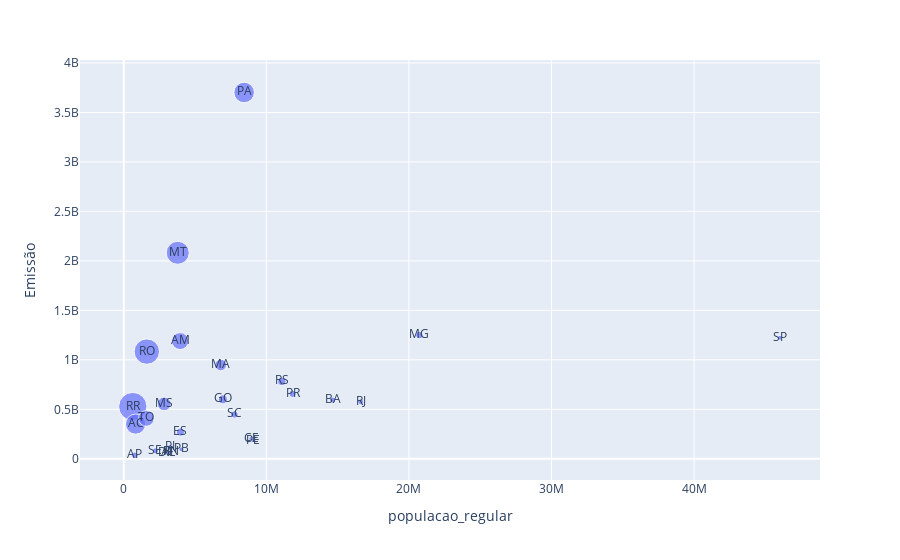

The notebook cell saved with this chart:
### Code cell
px.scatter(data_frame = dados_agrupados, x = 'populacao_regular', y = 'Emissão', text = 'UF', size = 'emissao_per_capita')

### Figure 1 — Plotly figure (JSON) as saved in the notebook; plotly's stock layout.template omitted (floating-point values rounded to 4 significant figures)
{"data": [{"hovertemplate": "populacao_regular=%{x}<br>Emissão=%{y}<br>emissao_per_capita=%{marker.size}<br>UF=%{text}<extra></extra>", "legendgroup": "", "marker": {"color": "#636efa", "size": [832.1, 670.3, 550.1, 438.4, 422.5, 301.0, 257.7, 195.9, 139.3, 86.44, 70.48, 67.86, 60.32, 57.77, 55.49, 46.09, 40.47, 36.71, 35.07, 34.71, 26.58, 23.65, 22.77, 21.86, 20.29, 20.03, 19.39], "sizemode": "area", "sizeref": 2.08, "symbol": "circle"}, "mode": "markers+text", "name": "", "orientation": "v", "showlegend": false, "text": ["RR", "RO", "MT", "PA", "AC", "AM", "TO", "MS", "MA", "GO", "RS", "ES", "MG", "SC", "PR", "AP", "BA", "SE", "PI", "RJ", "SP", "PB", "CE", "RN", "PE", "AL", "DF"], "type": "scatter", "x": [634805, 1616379, 3784239, 8442962, 829780, 3952262, 1584306, 2833742, 6800605, 6950976, 11088065, 3975100, 20732660, 7762154, 11835379, 774268, 14659023, 2211868, 3270174, 16615526, 46024937, 4030961, 8936431, 3303953, 9051113, 3125254, 2923369], "xaxis": "x", "y": [528200000.0, 1084000000.0, 2082000000.0, 3702000000.0, 350500000.0, 1190000000.0, 408200000.0, 555100000.0, 947600000.0, 600800000.0, 781500000.0, 269800000.0, 1251000000.0, 448400000.0, 656800000.0, 35680000.0, 593200000.0, 81190000.0, 114700000.0, 576700000.0, 1223000000.0, 95330000.0, 203500000.0, 72240000.0, 183600000.0, 62610000.0, 56690000.0], "yaxis": "y"}], "layout": {"autosize": true, "legend": {"itemsizing": "constant", "tracegroupgap": 0}, "margin": {"t": 60}, "xaxis": {"anchor": "y", "autorange": true, "domain": [0, 1], "range": [-2594000.0, 48720000.0], "title": {"text": "populacao_regular"}, "type": "linear"}, "yaxis": {"anchor": "x", "autorange": true, "domain": [0, 1], "range": [-259500000.0, 4152000000.0], "title": {"text": "Emissão"}, "type": "linear"}}}
